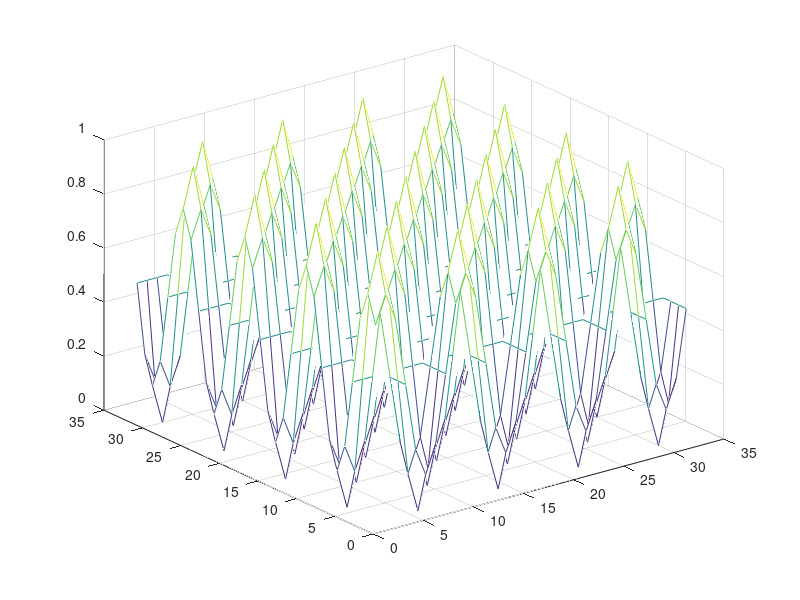

MATLAB code to generate this figure: (Note: this script raises an error after producing the figure.)
% Generate the signal
img_size = 32;
omega = 0.25*pi;
[X,Y] = meshgrid(1:img_size);
Z = sin(omega.*X).*sin(omega.*Y);
Z = (Z+1)./2;
% Z = mat2gray(Z);
% figure;
% mesh(X,Y,Z);
% figure;

% imshow(Z, []);

signal = Z;


figure;
mesh(signal);
k = 1./(2*(omega)^2);
T = 10;
mean_env = conv_mean_env(signal, k, T);
residual = signal - mean_env;
[zmax,imax,zmin,imin] = extrema2(signal);
[max_i, max_j] = ind2sub(size(signal), imax);
hold on;
scatter3(max_j,max_i,zmax,'filled');

n = length(max_i);
[a,b] = meshgrid(1:n, 1:n);
dmat = sqrt((max_i(a)-max_i(b)).^2 + (max_j(a)-max_j(b)).^2);

dmat(~dmat) = Inf;
shortest_dist = min(dmat(:))
omega = 2*pi./ (sqrt(2)*size(signal,1)./shortest_dist)
k = 1./(2*(omega)^2)


figure;
mesh(mean_env);

figure;
mesh(residual);
